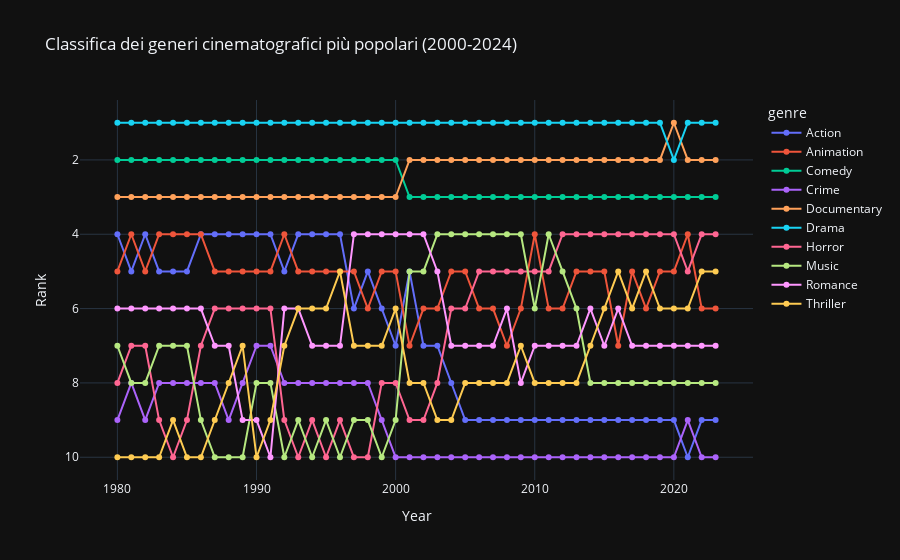

Write notebook code for a chart like this one.
### Markdown cell above
The interactive line graph created allows to compare all 19 film genres across the years.

### Code cell
# Filtrare solo gli anni dal 2000 al 2024
filtered_df = merged_df[(merged_df['Year'] >= 1980) & (merged_df['Year'] <= 2024)]

# Contare il numero di film per genere e anno
genre_trends = filtered_df.groupby(['Year', 'genre']).size().reset_index(name='Film Count')

# Prendere solo i primi 10 generi più popolari in totale
top_genres = genre_trends.groupby('genre')['Film Count'].sum().nlargest(10).index
genre_trends = genre_trends[genre_trends['genre'].isin(top_genres)]

# Creare il ranking per ogni anno
genre_trends['Rank'] = genre_trends.groupby('Year')['Film Count'].rank(method="min", ascending=False)

# Creare il Bump Chart con Plotly
fig = px.line(genre_trends, x='Year', y='Rank', color='genre', markers=True,
              title="Classifica dei generi cinematografici più popolari (2000-2024)")

# Invertire l'asse delle Y per far sì che il #1 sia in alto
fig.update_yaxes(autorange="reversed")

# Mostrare il grafico
fig.show()

### Figure 1 — Plotly figure (JSON) as saved in the notebook; plotly's stock layout.template omitted (floating-point values rounded to 4 significant figures)
{"data": [{"hovertemplate": "genre=Action<br>Year=%{x}<br>Rank=%{y}<extra></extra>", "legendgroup": "Action", "line": {"color": "#636efa", "dash": "solid"}, "marker": {"symbol": "circle"}, "mode": "lines+markers", "name": "Action", "orientation": "v", "showlegend": true, "x": [1980.0, 1981.0, 1982.0, 1983.0, 1984.0, 1985.0, 1986.0, 1987.0, 1988.0, 1989.0, 1990.0, 1991.0, 1992.0, 1993.0, 1994.0, 1995.0, 1996.0, 1997.0, 1998.0, 1999.0, 2000.0, 2001.0, 2002.0, 2003.0, 2004.0, 2005.0, 2006.0, 2007.0, 2008.0, 2009.0, 2010.0, 2011.0, 2012.0, 2013.0, 2014.0, 2015.0, 2016.0, 2017.0, 2018.0, 2019.0, 2020.0, 2021.0, 2022.0, 2023.0], "xaxis": "x", "y": [4.0, 5.0, 4.0, 5.0, 5.0, 5.0, 4.0, 4.0, 4.0, 4.0, 4.0, 4.0, 5.0, 4.0, 4.0, 4.0, 4.0, 6.0, 5.0, 6.0, 7.0, 5.0, 7.0, 7.0, 8.0, 9.0, 9.0, 9.0, 9.0, 9.0, 9.0, 9.0, 9.0, 9.0, 9.0, 9.0, 9.0, 9.0, 9.0, 9.0, 9.0, 10.0, 9.0, 9.0], "yaxis": "y", "type": "scatter"}, {"hovertemplate": "genre=Animation<br>Year=%{x}<br>Rank=%{y}<extra></extra>", "legendgroup": "Animation", "line": {"color": "#EF553B", "dash": "solid"}, "marker": {"symbol": "circle"}, "mode": "lines+markers", "name": "Animation", "orientation": "v", "showlegend": true, "x": [1980.0, 1981.0, 1982.0, 1983.0, 1984.0, 1985.0, 1986.0, 1987.0, 1988.0, 1989.0, 1990.0, 1991.0, 1992.0, 1993.0, 1994.0, 1995.0, 1996.0, 1997.0, 1998.0, 1999.0, 2000.0, 2001.0, 2002.0, 2003.0, 2004.0, 2005.0, 2006.0, 2007.0, 2008.0, 2009.0, 2010.0, 2011.0, 2012.0, 2013.0, 2014.0, 2015.0, 2016.0, 2017.0, 2018.0, 2019.0, 2020.0, 2021.0, 2022.0, 2023.0], "xaxis": "x", "y": [5.0, 4.0, 5.0, 4.0, 4.0, 4.0, 4.0, 5.0, 5.0, 5.0, 5.0, 5.0, 4.0, 5.0, 5.0, 5.0, 5.0, 5.0, 6.0, 5.0, 5.0, 7.0, 6.0, 6.0, 5.0, 5.0, 6.0, 6.0, 7.0, 6.0, 4.0, 6.0, 6.0, 5.0, 5.0, 5.0, 7.0, 5.0, 6.0, 5.0, 5.0, 4.0, 6.0, 6.0], "yaxis": "y", "type": "scatter"}, {"hovertemplate": "genre=Comedy<br>Year=%{x}<br>Rank=%{y}<extra></extra>", "legendgroup": "Comedy", "line": {"color": "#00cc96", "dash": "solid"}, "marker": {"symbol": "circle"}, "mode": "lines+markers", "name": "Comedy", "orientation": "v", "showlegend": true, "x": [1980.0, 1981.0, 1982.0, 1983.0, 1984.0, 1985.0, 1986.0, 1987.0, 1988.0, 1989.0, 1990.0, 1991.0, 1992.0, 1993.0, 1994.0, 1995.0, 1996.0, 1997.0, 1998.0, 1999.0, 2000.0, 2001.0, 2002.0, 2003.0, 2004.0, 2005.0, 2006.0, 2007.0, 2008.0, 2009.0, 2010.0, 2011.0, 2012.0, 2013.0, 2014.0, 2015.0, 2016.0, 2017.0, 2018.0, 2019.0, 2020.0, 2021.0, 2022.0, 2023.0], "xaxis": "x", "y": [2.0, 2.0, 2.0, 2.0, 2.0, 2.0, 2.0, 2.0, 2.0, 2.0, 2.0, 2.0, 2.0, 2.0, 2.0, 2.0, 2.0, 2.0, 2.0, 2.0, 2.0, 3.0, 3.0, 3.0, 3.0, 3.0, 3.0, 3.0, 3.0, 3.0, 3.0, 3.0, 3.0, 3.0, 3.0, 3.0, 3.0, 3.0, 3.0, 3.0, 3.0, 3.0, 3.0, 3.0], "yaxis": "y", "type": "scatter"}, {"hovertemplate": "genre=Crime<br>Year=%{x}<br>Rank=%{y}<extra></extra>", "legendgroup": "Crime", "line": {"color": "#ab63fa", "dash": "solid"}, "marker": {"symbol": "circle"}, "mode": "lines+markers", "name": "Crime", "orientation": "v", "showlegend": true, "x": [1980.0, 1981.0, 1982.0, 1983.0, 1984.0, 1985.0, 1986.0, 1987.0, 1988.0, 1989.0, 1990.0, 1991.0, 1992.0, 1993.0, 1994.0, 1995.0, 1996.0, 1997.0, 1998.0, 1999.0, 2000.0, 2001.0, 2002.0, 2003.0, 2004.0, 2005.0, 2006.0, 2007.0, 2008.0, 2009.0, 2010.0, 2011.0, 2012.0, 2013.0, 2014.0, 2015.0, 2016.0, 2017.0, 2018.0, 2019.0, 2020.0, 2021.0, 2022.0, 2023.0], "xaxis": "x", "y": [9.0, 8.0, 9.0, 8.0, 8.0, 8.0, 8.0, 8.0, 9.0, 8.0, 7.0, 7.0, 8.0, 8.0, 8.0, 8.0, 8.0, 8.0, 8.0, 9.0, 10.0, 10.0, 10.0, 10.0, 10.0, 10.0, 10.0, 10.0, 10.0, 10.0, 10.0, 10.0, 10.0, 10.0, 10.0, 10.0, 10.0, 10.0, 10.0, 10.0, 10.0, 9.0, 10.0, 10.0], "yaxis": "y", "type": "scatter"}, {"hovertemplate": "genre=Documentary<br>Year=%{x}<br>Rank=%{y}<extra></extra>", "legendgroup": "Documentary", "line": {"color": "#FFA15A", "dash": "solid"}, "marker": {"symbol": "circle"}, "mode": "lines+markers", "name": "Documentary", "orientation": "v", "showlegend": true, "x": [1980.0, 1981.0, 1982.0, 1983.0, 1984.0, 1985.0, 1986.0, 1987.0, 1988.0, 1989.0, 1990.0, 1991.0, 1992.0, 1993.0, 1994.0, 1995.0, 1996.0, 1997.0, 1998.0, 1999.0, 2000.0, 2001.0, 2002.0, 2003.0, 2004.0, 2005.0, 2006.0, 2007.0, 2008.0, 2009.0, 2010.0, 2011.0, 2012.0, 2013.0, 2014.0, 2015.0, 2016.0, 2017.0, 2018.0, 2019.0, 2020.0, 2021.0, 2022.0, 2023.0], "xaxis": "x", "y": [3.0, 3.0, 3.0, 3.0, 3.0, 3.0, 3.0, 3.0, 3.0, 3.0, 3.0, 3.0, 3.0, 3.0, 3.0, 3.0, 3.0, 3.0, 3.0, 3.0, 3.0, 2.0, 2.0, 2.0, 2.0, 2.0, 2.0, 2.0, 2.0, 2.0, 2.0, 2.0, 2.0, 2.0, 2.0, 2.0, 2.0, 2.0, 2.0, 2.0, 1.0, 2.0, 2.0, 2.0], "yaxis": "y", "type": "scatter"}, {"hovertemplate": "genre=Drama<br>Year=%{x}<br>Rank=%{y}<extra></extra>", "legendgroup": "Drama", "line": {"color": "#19d3f3", "dash": "solid"}, "marker": {"symbol": "circle"}, "mode": "lines+markers", "name": "Drama", "orientation": "v", "showlegend": true, "x": [1980.0, 1981.0, 1982.0, 1983.0, 1984.0, 1985.0, 1986.0, 1987.0, 1988.0, 1989.0, 1990.0, 1991.0, 1992.0, 1993.0, 1994.0, 1995.0, 1996.0, 1997.0, 1998.0, 1999.0, 2000.0, 2001.0, 2002.0, 2003.0, 2004.0, 2005.0, 2006.0, 2007.0, 2008.0, 2009.0, 2010.0, 2011.0, 2012.0, 2013.0, 2014.0, 2015.0, 2016.0, 2017.0, 2018.0, 2019.0, 2020.0, 2021.0, 2022.0, 2023.0], "xaxis": "x", "y": [1.0, 1.0, 1.0, 1.0, 1.0, 1.0, 1.0, 1.0, 1.0, 1.0, 1.0, 1.0, 1.0, 1.0, 1.0, 1.0, 1.0, 1.0, 1.0, 1.0, 1.0, 1.0, 1.0, 1.0, 1.0, 1.0, 1.0, 1.0, 1.0, 1.0, 1.0, 1.0, 1.0, 1.0, 1.0, 1.0, 1.0, 1.0, 1.0, 1.0, 2.0, 1.0, 1.0, 1.0], "yaxis": "y", "type": "scatter"}, {"hovertemplate": "genre=Horror<br>Year=%{x}<br>Rank=%{y}<extra></extra>", "legendgroup": "Horror", "line": {"color": "#FF6692", "dash": "solid"}, "marker": {"symbol": "circle"}, "mode": "lines+markers", "name": "Horror", "orientation": "v", "showlegend": true, "x": [1980.0, 1981.0, 1982.0, 1983.0, 1984.0, 1985.0, 1986.0, 1987.0, 1988.0, 1989.0, 1990.0, 1991.0, 1992.0, 1993.0, 1994.0, 1995.0, 1996.0, 1997.0, 1998.0, 1999.0, 2000.0, 2001.0, 2002.0, 2003.0, 2004.0, 2005.0, 2006.0, 2007.0, 2008.0, 2009.0, 2010.0, 2011.0, 2012.0, 2013.0, 2014.0, 2015.0, 2016.0, 2017.0, 2018.0, 2019.0, 2020.0, 2021.0, 2022.0, 2023.0], "xaxis": "x", "y": [8.0, 7.0, 7.0, 9.0, 10.0, 9.0, 7.0, 6.0, 6.0, 6.0, 6.0, 6.0, 9.0, 10.0, 9.0, 10.0, 9.0, 10.0, 10.0, 8.0, 8.0, 9.0, 9.0, 8.0, 6.0, 6.0, 5.0, 5.0, 5.0, 5.0, 5.0, 5.0, 4.0, 4.0, 4.0, 4.0, 4.0, 4.0, 4.0, 4.0, 4.0, 5.0, 4.0, 4.0], "yaxis": "y", "type": "scatter"}, {"hovertemplate": "genre=Music<br>Year=%{x}<br>Rank=%{y}<extra></extra>", "legendgroup": "Music", "line": {"color": "#B6E880", "dash": "solid"}, "marker": {"symbol": "circle"}, "mode": "lines+markers", "name": "Music", "orientation": "v", "showlegend": true, "x": [1980.0, 1981.0, 1982.0, 1983.0, 1984.0, 1985.0, 1986.0, 1987.0, 1988.0, 1989.0, 1990.0, 1991.0, 1992.0, 1993.0, 1994.0, 1995.0, 1996.0, 1997.0, 1998.0, 1999.0, 2000.0, 2001.0, 2002.0, 2003.0, 2004.0, 2005.0, 2006.0, 2007.0, 2008.0, 2009.0, 2010.0, 2011.0, 2012.0, 2013.0, 2014.0, 2015.0, 2016.0, 2017.0, 2018.0, 2019.0, 2020.0, 2021.0, 2022.0, 2023.0], "xaxis": "x", "y": [7.0, 8.0, 8.0, 7.0, 7.0, 7.0, 9.0, 10.0, 10.0, 10.0, 8.0, 8.0, 10.0, 9.0, 10.0, 9.0, 10.0, 9.0, 9.0, 10.0, 9.0, 5.0, 5.0, 4.0, 4.0, 4.0, 4.0, 4.0, 4.0, 4.0, 6.0, 4.0, 5.0, 6.0, 8.0, 8.0, 8.0, 8.0, 8.0, 8.0, 8.0, 8.0, 8.0, 8.0], "yaxis": "y", "type": "scatter"}, {"hovertemplate": "genre=Romance<br>Year=%{x}<br>Rank=%{y}<extra></extra>", "legendgroup": "Romance", "line": {"color": "#FF97FF", "dash": "solid"}, "marker": {"symbol": "circle"}, "mode": "lines+markers", "name": "Romance", "orientation": "v", "showlegend": true, "x": [1980.0, 1981.0, 1982.0, 1983.0, 1984.0, 1985.0, 1986.0, 1987.0, 1988.0, 1989.0, 1990.0, 1991.0, 1992.0, 1993.0, 1994.0, 1995.0, 1996.0, 1997.0, 1998.0, 1999.0, 2000.0, 2001.0, 2002.0, 2003.0, 2004.0, 2005.0, 2006.0, 2007.0, 2008.0, 2009.0, 2010.0, 2011.0, 2012.0, 2013.0, 2014.0, 2015.0, 2016.0, 2017.0, 2018.0, 2019.0, 2020.0, 2021.0, 2022.0, 2023.0], "xaxis": "x", "y": [6.0, 6.0, 6.0, 6.0, 6.0, 6.0, 6.0, 7.0, 7.0, 9.0, 9.0, 10.0, 6.0, 6.0, 7.0, 7.0, 7.0, 4.0, 4.0, 4.0, 4.0, 4.0, 4.0, 5.0, 7.0, 7.0, 7.0, 7.0, 6.0, 8.0, 7.0, 7.0, 7.0, 7.0, 6.0, 7.0, 6.0, 7.0, 7.0, 7.0, 7.0, 7.0, 7.0, 7.0], "yaxis": "y", "type": "scatter"}, {"hovertemplate": "genre=Thriller<br>Year=%{x}<br>Rank=%{y}<extra></extra>", "legendgroup": "Thriller", "line": {"color": "#FECB52", "dash": "solid"}, "marker": {"symbol": "circle"}, "mode": "lines+markers", "name": "Thriller", "orientation": "v", "showlegend": true, "x": [1980.0, 1981.0, 1982.0, 1983.0, 1984.0, 1985.0, 1986.0, 1987.0, 1988.0, 1989.0, 1990.0, 1991.0, 1992.0, 1993.0, 1994.0, 1995.0, 1996.0, 1997.0, 1998.0, 1999.0, 2000.0, 2001.0, 2002.0, 2003.0, 2004.0, 2005.0, 2006.0, 2007.0, 2008.0, 2009.0, 2010.0, 2011.0, 2012.0, 2013.0, 2014.0, 2015.0, 2016.0, 2017.0, 2018.0, 2019.0, 2020.0, 2021.0, 2022.0, 2023.0], "xaxis": "x", "y": [10.0, 10.0, 10.0, 10.0, 9.0, 10.0, 10.0, 9.0, 8.0, 7.0, 10.0, 9.0, 7.0, 6.0, 6.0, 6.0, 5.0, 7.0, 7.0, 7.0, 6.0, 8.0, 8.0, 9.0, 9.0, 8.0, 8.0, 8.0, 8.0, 7.0, 8.0, 8.0, 8.0, 8.0, 7.0, 6.0, 5.0, 6.0, 5.0, 6.0, 6.0, 6.0, 5.0, 5.0], "yaxis": "y", "type": "scatter"}], "layout": {"xaxis": {"anchor": "y", "domain": [0.0, 1.0], "title": {"text": "Year"}}, "yaxis": {"anchor": "x", "domain": [0.0, 1.0], "title": {"text": "Rank"}, "autorange": "reversed"}, "legend": {"title": {"text": "genre"}, "tracegroupgap": 0}, "title": {"text": "Classifica dei generi cinematografici più popolari (2000-2024)"}}}
